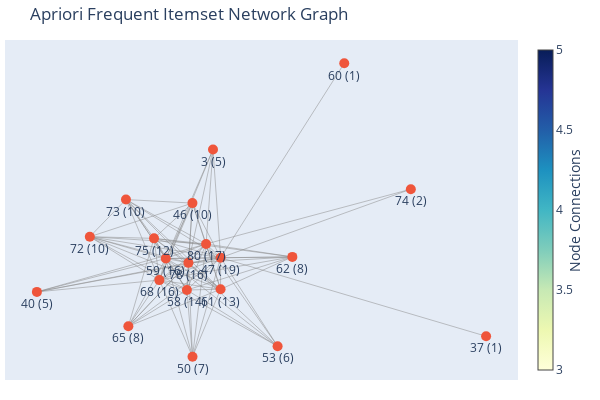

Notebook source saved alongside this figure:
### Code cell
plot_nx_graph(frequent_itemsetsB)

### Figure 1 — Plotly figure (JSON) as saved in the notebook; plotly's stock layout.template omitted (floating-point values rounded to 4 significant figures; data arrays with more than 128 entries replaced by an {"elided": "..."} marker saying what was removed)
{"data": [{"hoverinfo": "none", "line": {"color": "#888", "width": 0.5}, "mode": "lines", "type": "scatter", "x": {"elided": "294 float values"}, "y": {"elided": "294 float values"}}, {"hoverinfo": "text", "marker": {"colorbar": {"thickness": 15, "title": {"side": "right", "text": "Node Connections"}, "xanchor": "left"}, "colorscale": [[0, "rgb(255,255,217)"], [0.125, "rgb(237,248,177)"], [0.25, "rgb(199,233,180)"], [0.375, "rgb(127,205,187)"], [0.5, "rgb(65,182,196)"], [0.625, "rgb(29,145,192)"], [0.75, "rgb(34,94,168)"], [0.875, "rgb(37,52,148)"], [1, "rgb(8,29,88)"]], "showscale": true, "size": 10}, "mode": "markers+text", "text": ["3 (5)", "47 (19)", "59 (16)", "68 (16)", "78 (16)", "80 (17)", "37 (1)", "40 (5)", "46 (10)", "58 (14)", "61 (13)", "72 (10)", "73 (10)", "75 (12)", "50 (7)", "53 (6)", "60 (1)", "62 (8)", "65 (8)", "74 (2)"], "textposition": "bottom center", "type": "scatter", "x": [-0.005864, 0.02225, -0.1797, -0.2034, -0.09643, -0.03135, 1, -0.6545, -0.08167, -0.102, 0.02198, -0.4596, -0.3265, -0.2231, -0.08131, 0.232, 0.4776, 0.2864, -0.3176, 0.7228], "y": [0.5293, -0.01983, -0.02389, -0.1334, -0.04582, 0.04971, -0.4181, -0.1932, 0.2572, -0.1835, -0.1799, 0.08667, 0.2753, 0.07834, -0.5221, -0.4686, 0.9666, -0.01566, -0.3671, 0.3279]}], "layout": {"height": 400, "hovermode": "closest", "margin": {"b": 20, "l": 5, "r": 5, "t": 40}, "showlegend": false, "title": {"text": "Apriori Frequent Itemset Network Graph"}, "width": 600, "xaxis": {"autorange": true, "range": [-0.7719, 1.117], "showgrid": false, "showticklabels": false, "type": "linear", "zeroline": false}, "yaxis": {"autorange": true, "range": [-0.6401, 1.085], "showgrid": false, "showticklabels": false, "type": "linear", "zeroline": false}}}
